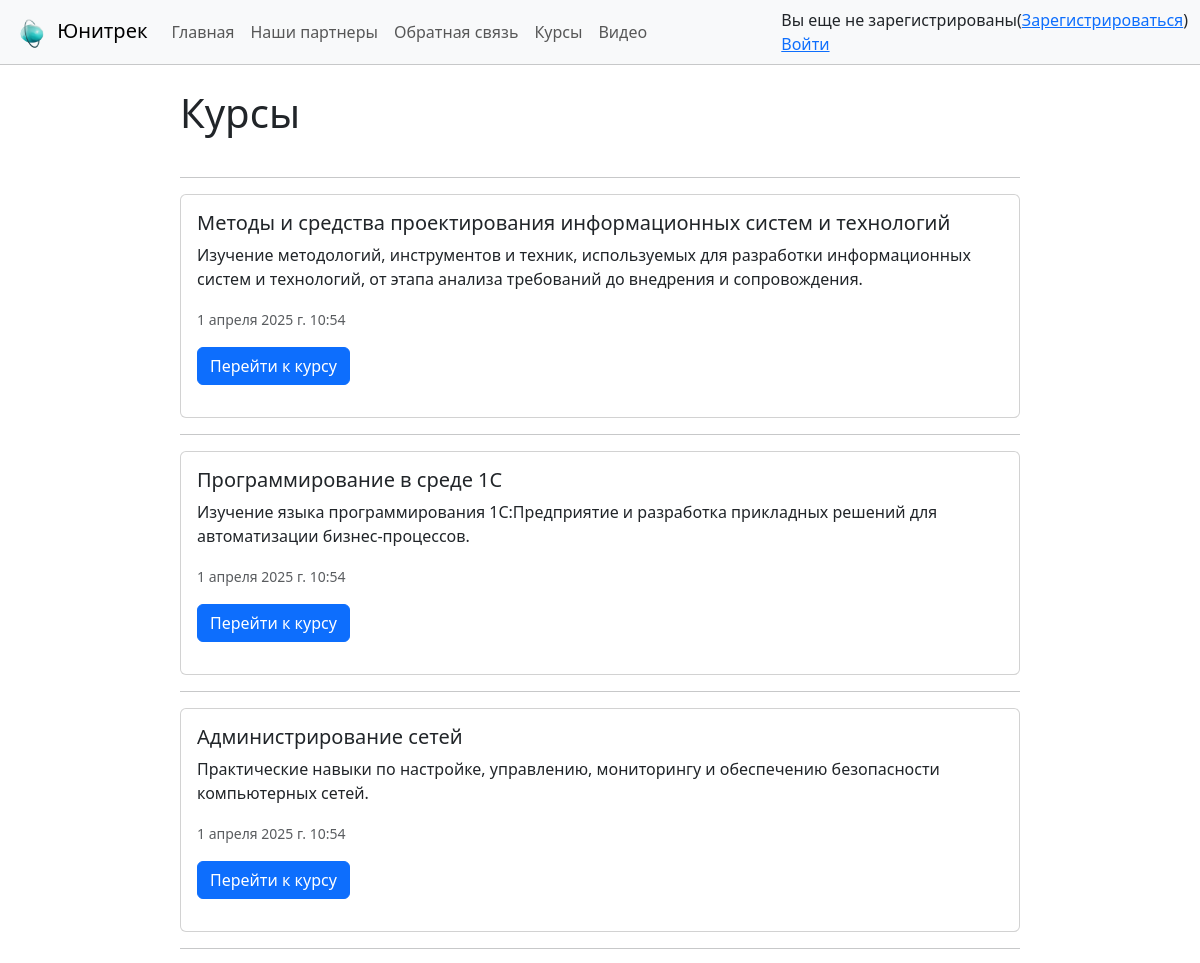
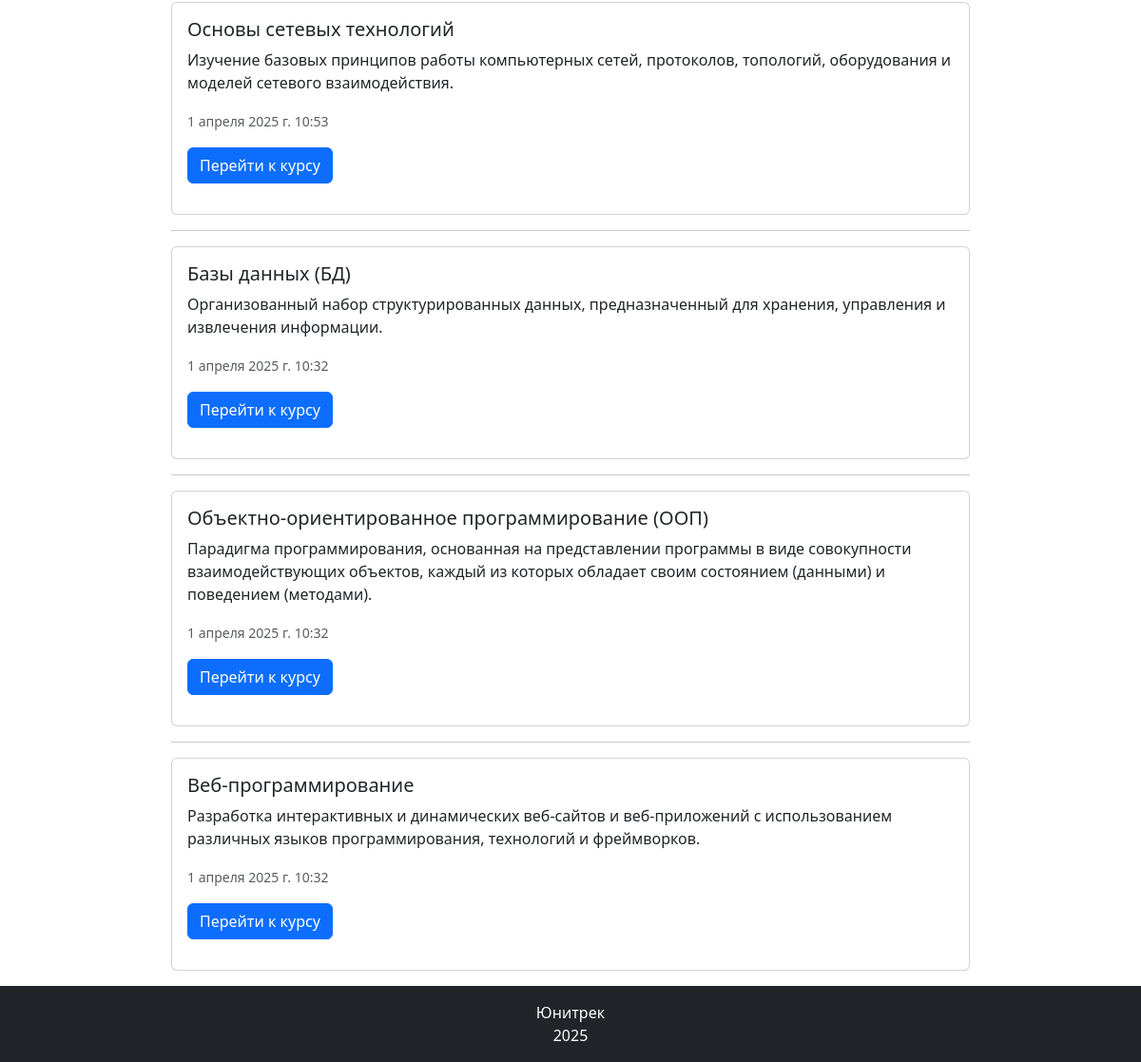
Screenshot of /courses with the database file from the repository (2 pictures, top to bottom).
### course/models.py (models this page shows, shortened)
class Course(models.Model):
    title = models.CharField(max_length=100, unique_for_date="posted",verbose_name="Название курса")
    description = models.TextField(verbose_name="Краткое содержание")
    content = models.TextField(verbose_name="Содержание")
    image_path = models.FileField(default="temp.jpg", verbose_name="Путь к картинке",null=True, blank=True)
    posted = models.DateTimeField(default = datetime.now(), db_index = True,verbose_name="Дата добавления курса")
    teacher = models.ForeignKey(User,null=True, blank=True, on_delete=models.RESTRICT, verbose_name="Преподаватель")
    def __str__(self):
        return self.title
    class Meta:
        db_table = "Course"
        ordering = ["-posted"]
        verbose_name = "Курс"
        verbose_name_plural = "Курсы"

### course/views.py (the view)
# urls.py: path('courses', views.courses, name='courses'),
def courses(request):
    courses = Course.objects.all() #
    print(courses)
    return render(request,'course/courses.html',
    {
    'title':'Курс',
    'courses': courses,
    'year':datetime.now().year,
    }
    )

### course/templates/course/courses.html (shortened to what this page needs)
{% extends "course/base.html" %}
{% load static %}
{% block content %}
    <br>
    <span class="h1">Курсы</span>
    <br><br>
    {% for course in courses %}
        <hr/>
        <div>
            <div class="card mb-3">
              <div class="card-body">
                <h5 class="card-title">{{course.title}}</h5>
                <p class="card-text">{{course.description}}</p>
                <p class="card-text"><small class="text-muted">{{course.posted}}</small></p>
                <p class><a href="{% url 'course' id=course.id %}"><button class="btn btn-primary">Перейти к курсу</button></a></p>
              </div>
            </div>
        </div>
    {% endfor %}
{% endblock %}

### course/templates/course/base.html (shortened to what this page needs)
<!DOCTYPE html>
<html lang="ru">
<head>
    {% load static %}
    <link rel="stylesheet" href="{% static 'course/css/main.css' %}">
    {% load bootstrap5 %}
    {% bootstrap_css %}
</head>
<body >
    <header>
        <nav class="navbar navbar-expand-lg bg-body-tertiary">
          <div class="container-fluid">
            <a class="navbar-brand" href="">
              <img src="{% static 'course/content/logo.ico' %}" alt="Logo" width="40" height="32" class="d-inline-block align-text-top">
              Юнитрек
            </a>
            <div class="collapse navbar-collapse" id="navbarTogglerDemo03">
              <ul class="navbar-nav me-auto mb-2 mb-lg-0">
                <li class="nav-item">
                  <a class="nav-link" aria-current="page" href="{% url 'index' %}">Главная</a>
                </li>
                <li class="nav-item">
                  <a class="nav-link" href="{%url 'partners' %}">Наши партнеры</a>
                </li>
                <li class="nav-item">
                  <a class="nav-link" href="{%url 'feedback' %}">Обратная связь</a>
                </li>
                <li class="nav-item">
                  <a class="nav-link" href="{%url 'courses' %}">Курсы</a>
                </li>
                  <li class="nav-item">
                  <a class="nav-link" href="{%url 'videos' %}">Видео</a>
                </li>
              </ul>
                {% if not user.is_authenticated %}
                        <form class="d-flex" id="loginForm" action="/login/" method="post">
                            <ul class="nav flex-column">
                                <li class="nav-item"><span>Вы еще не зарегистрированы(<a href="{% url 'registration' %}">Зарегистрироваться</a>)</span></li>
                                <li class="nav-item"><a href="javascript:document.getElementById('loginForm').submit()">Войти</a></li>
                            </ul>
                        </form>
                    {% endif %}
            </div>
          </div>
        </nav>
    </header>
    <hr style="margin: 0;">
    <main class="d-flex flex-row">
        <aside style="width: 15%"></aside>
        <article style="width: 70%">
            {% block content %}{% endblock %}
        </article>
        <aside style="width: 15%"></aside>
    </main>
    <footer class="bg-dark text-white text-center py-3">
        <span>Юнитрек<br>2025</span>
    </footer>
</body>
</html>

### course/static/course/css/main.css (style rules this page uses)
article { min-height: 80vh; }

### rows the page displays
Course: title "Методы и средства проектирования информационных систем и технологий", description "Изучение методологий, инструментов и техник, используемых для разработки информационных систем и технологий, от этапа анализа требований до внедрения и сопровождения.", posted "1 апреля 2025 г. 10:54"
Course: title "Программирование в среде 1С", description "Изучение языка программирования 1С:Предприятие и разработка прикладных решений для автоматизации бизнес-процессов.", posted "1 апреля 2025 г. 10:54"
Course: title "Администрирование сетей", description "Практические навыки по настройке, управлению, мониторингу и обеспечению безопасности компьютерных сетей.", posted "1 апреля 2025 г. 10:54"
Course: title "Основы сетевых технологий", description "Изучение базовых принципов работы компьютерных сетей, протоколов, топологий, оборудования и моделей сетевого взаимодействия.", posted "1 апреля 2025 г. 10:53"
Course: title "Базы данных (БД)", description "Организованный набор структурированных данных, предназначенный для хранения, управления и извлечения информации.", posted "1 апреля 2025 г. 10:32"
Course: title "Объектно-ориентированное программирование (ООП)", description "Парадигма программирования, основанная на представлении программы в виде совокупности взаимодействующих объектов, каждый из которых обладает своим состоянием (данными) и поведением (методами).", posted "1 апреля 2025 г. 10:32"
Course: title "Веб-программирование", description "Разработка интерактивных и динамических веб-сайтов и веб-приложений с использованием различных языков программирования, технологий и фреймворков.", posted "1 апреля 2025 г. 10:32"
